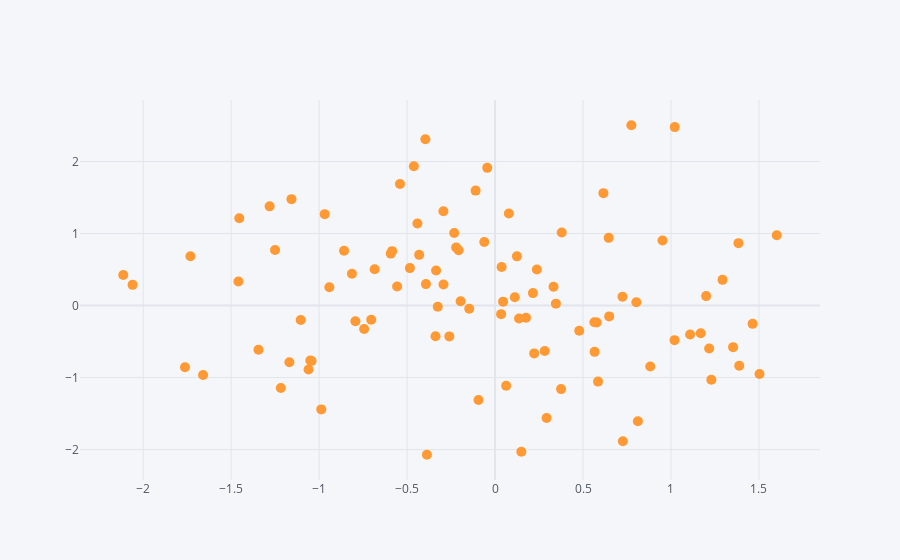

The notebook cell saved with this chart:
### Markdown cell above
## Scatter

### Code cell
df.iplot(kind='scatter',x='A',y='B',mode='markers',size=10)
#size=make markers larger
